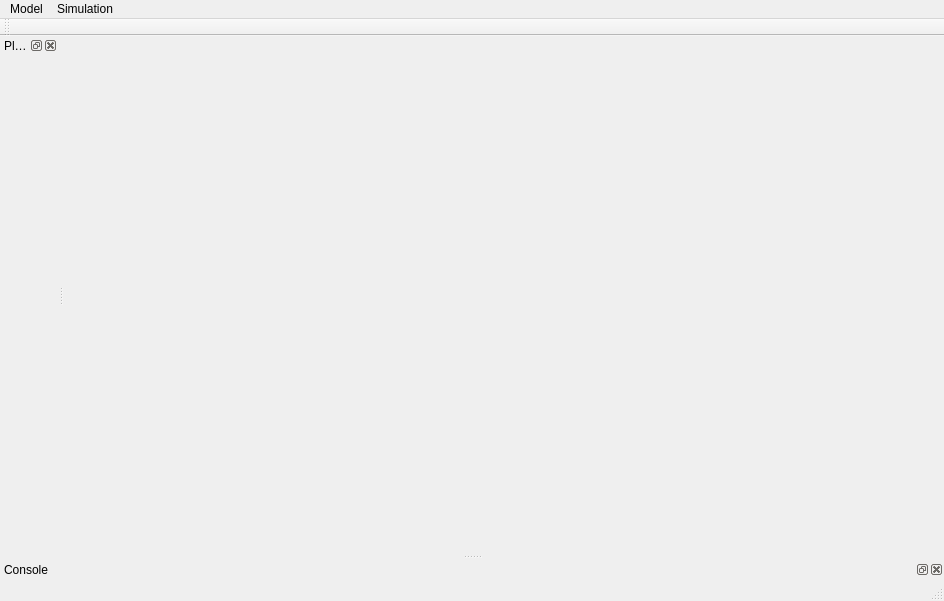
<?xml version="1.0" encoding="UTF-8"?>
<ui version="4.0">
 <class>simpleMainWindow</class>
 <widget class="QMainWindow" name="simpleMainWindow">
  <property name="geometry">
   <rect>
    <x>0</x>
    <y>0</y>
    <width>944</width>
    <height>601</height>
   </rect>
  </property>
  <property name="windowTitle">
   <string>simpleMainWindow</string>
  </property>
  <widget class="QWidget" name="centralwidget"/>
  <widget class="QMenuBar" name="menubar">
   <property name="geometry">
    <rect>
     <x>0</x>
     <y>0</y>
     <width>944</width>
     <height>24</height>
    </rect>
   </property>
   <widget class="QMenu" name="menuModel">
    <property name="title">
     <string>Model</string>
    </property>
    <addaction name="actionNew"/>
    <addaction name="actionLoad"/>
    <addaction name="actionSave"/>
    <addaction name="separator"/>
    <addaction name="actionExit"/>
   </widget>
   <widget class="QMenu" name="menuSimulation">
    <property name="title">
     <string>Simulation</string>
    </property>
    <addaction name="actionStart"/>
    <addaction name="actionStep"/>
    <addaction name="actionStop"/>
    <addaction name="separator"/>
    <addaction name="actionPause"/>
    <addaction name="actionResume"/>
   </widget>
   <addaction name="menuModel"/>
   <addaction name="menuSimulation"/>
  </widget>
  <widget class="QStatusBar" name="statusbar"/>
  <widget class="QToolBar" name="toolBar">
   <property name="windowTitle">
    <string>toolBar</string>
   </property>
   <attribute name="toolBarArea">
    <enum>TopToolBarArea</enum>
   </attribute>
   <attribute name="toolBarBreak">
    <bool>false</bool>
   </attribute>
  </widget>
  <widget class="QDockWidget" name="dockWidget">
   <property name="floating">
    <bool>false</bool>
   </property>
   <property name="windowTitle">
    <string>Console</string>
   </property>
   <attribute name="dockWidgetArea">
    <number>8</number>
   </attribute>
   <widget class="QWidget" name="dockWidgetContents"/>
  </widget>
  <widget class="QDockWidget" name="dockWidget_2">
   <property name="windowTitle">
    <string>Plugins</string>
   </property>
   <attribute name="dockWidgetArea">
    <number>1</number>
   </attribute>
   <widget class="QWidget" name="dockWidgetContents_2"/>
  </widget>
  <action name="actionNew">
   <property name="text">
    <string>New</string>
   </property>
  </action>
  <action name="actionLoad">
   <property name="text">
    <string>Load</string>
   </property>
  </action>
  <action name="actionSave">
   <property name="text">
    <string>Save</string>
   </property>
  </action>
  <action name="actionExit">
   <property name="text">
    <string>Exit</string>
   </property>
  </action>
  <action name="actionStart">
   <property name="text">
    <string>Start</string>
   </property>
  </action>
  <action name="actionStep">
   <property name="text">
    <string>Step</string>
   </property>
  </action>
  <action name="actionStop">
   <property name="text">
    <string>Stop</string>
   </property>
  </action>
  <action name="actionPause">
   <property name="text">
    <string>Pause</string>
   </property>
  </action>
  <action name="actionResume">
   <property name="text">
    <string>Resume</string>
   </property>
  </action>
 </widget>
 <resources/>
 <connections/>
</ui>
